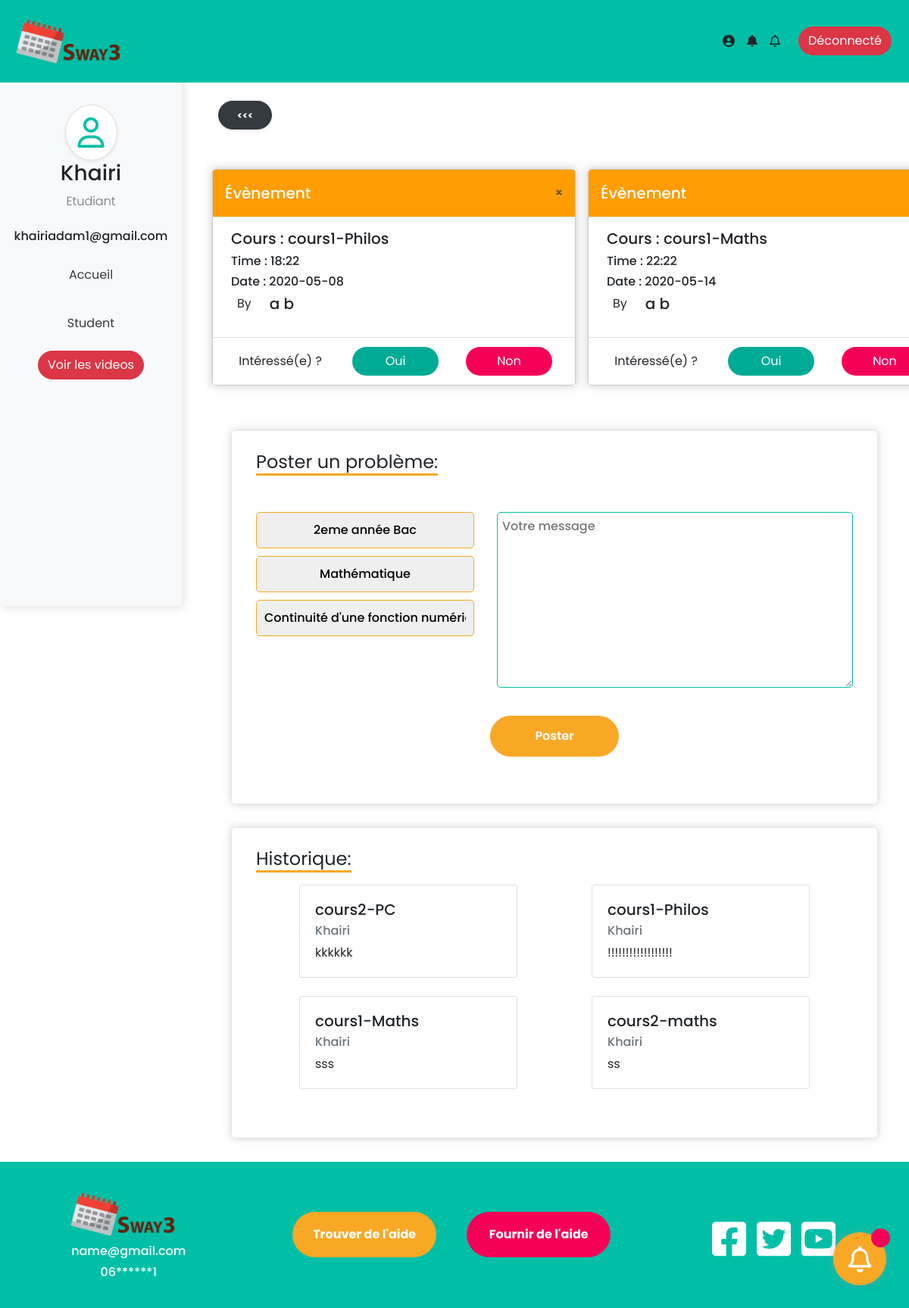
Page /Student.php (signed in) on the committed database.
### tables this page shows
CREATE TABLE `demande` (
  `iddemande` int(11) NOT NULL,
  `description` text DEFAULT NULL,
  `idetudiantc` int(11) DEFAULT NULL,
  `cours` int(11) NOT NULL,
  `reponce` int(11) NOT NULL
);

CREATE TABLE `cours` (
  `idcours` int(11) NOT NULL,
  `nomcours` varchar(255) DEFAULT NULL,
  `idmatiere` int(11) DEFAULT NULL
);

CREATE TABLE `theevanets` (
  `eventID` int(11) NOT NULL,
  `coursID` int(11) NOT NULL,
  `ProfID` int(11) NOT NULL,
  `message` varchar(255) DEFAULT NULL,
  `lien` varchar(255) DEFAULT NULL,
  `hours` varchar(255) DEFAULT NULL,
  `theDate` date DEFAULT NULL
);

CREATE TABLE `benevole` (
  `idbenevole` int(11) NOT NULL,
  `nombenevole` varchar(255) DEFAULT NULL,
  `prenombenevole` varchar(255) DEFAULT NULL,
  `mailbenevole` text DEFAULT NULL,
  `passwordbenevole` text DEFAULT NULL,
  `idmatiere` int(11) DEFAULT NULL
);

### Student.php (the view, shortened to what this page needs)
<?php
include "navbar.php";
include "notification.php";
?>
<div class="vertical-nav pt-lg-5  bg-light" id="sidebar">
    <div class="mb-4  menu-head text-center">
        <i class="far fa-user img-thumbnail shadow-sm rounded-circle p-3"
           style="font-size: 40px; color: #00BFA6"></i>
        <div class="media d-flex align-items-center ">
            <div class="media-body">
                <h3 class=""><?php
                    if (!empty($_SESSION['mail'])) {
                        echo($_SESSION['firstName'] . ' ' . $_SESSION['lastName']);
                    }
                    ?>
                </h3>
                <p class="font-weight-light text-muted mb-0">Etudiant</p>
            </div>
        </div>
        <div class="mt-4">
            <h6 class='text-center'>
                <?php
                if (!empty($_SESSION['mail'])) {
                    echo("  " . $_SESSION['mail']);
                }
                ?>
            </h6>
        </div>
    </div>
    <div class="w-50 ml-auto p-2 mr-auto mb-5">
    </div>
    <ul class="nav flex-column  mt-3 text-center">
        <li class="nav-item" id="prods">
            <a class="nav-link text-dark  mt-4 " href="index.php">
                Accueil
            </a>
        </li>
        <li class="nav-item" id="cats">
            <a class="nav-link text-dark mt-4  " href="#">
                Student
            </a>
        </li>
        <li class="nav-item mt-3">
            <a href="#">
                <button class='btn btn-danger rounded-pill'>Voir les videos</button>
            </a>
        </li>
    </ul>
</div>
<div class="page-content pl-4" id="content">
    <button class="btn btn-dark bg-dark rounded-pill shadow-sm px-4 m-4" id="sidebarCollapse" type="button">
        <small class="text-uppercase font-weight-bold" id="togl"> <<< </small>
    </button>
    <div class="row  w-100 flex-nowrap justify-content-around m-auto  ccc">
        <?php
        $idetudiant = $_SESSION['userid'];
        $sql = "SELECT d.idetudiantc, d.iddemande ,d.cours, e.eventID , b.nombenevole ,b.prenombenevole ,e.hours ,e.theDate, c.nomcours FROM demande d INNER JOIN theevanets e ON d.cours = e.coursID INNER JOIN
                    benevole b ON e.ProfID = b.idbenevole INNER JOIN cours c ON c.idcours = e.coursID WHERE d.idetudiantc = " . $idetudiant . " AND d.reponce = '' ;";
        if ($exec_requete = mysqli_query($conn, $sql)) {
            while ($reponse = mysqli_fetch_array($exec_requete)) {
                echo "
        <form name='reponce' action=\"answer.php\" method='post' class=\"width ml-3\">
            <div class=\"modal-dialog width shdow\" role=\"document\">
                <div class=\"modal-content\">
                    <div class=\"modal-header backOrange\">
                        <h5 class=\"modal-title text-center \">Évènement</h5>
                        <button type=\"button\" class=\"close\" data-dismiss=\"modal\" aria-label=\"Close\">
                            <span aria-hidden=\"true\">&times;</span>
                        </button>
                    </div>
                    <div class=\"modal-body pl-4\">
                    <input type='text' name='iddmd' id='iddmd' hidden value=" . $reponse['iddemande'] . ">
                        <h5>Cours : " . $reponse['nomcours'] . "</h5>
                        <h6>Time : " . $reponse['hours'] . "</h6>
                        <h6>Date : " . $reponse['theDate'] . "</h6>
                        <div class=\"row ml-2\">
                            <p>By</p>
                            <h5 class=\"ml-4\">" . $reponse['nombenevole'] . "  " . $reponse['prenombenevole'] . "</h5>
                        </div>
                    </div>
                    <div class=\"modal-footer text-center d-flex justify-content-around\">
                        <p>Intéressé(e) ?</p>
                        <button type=\"submit\" id='ansoui' class=\"btn m-0 w-25 rounded-pill backGreen\">Oui</button>
                        <button type=\"submit\" id='ansnon' class=\"btn m-0 w-25 rounded-pill backRed\"> Non</button>
                               <input type='text' name='getans' hidden value='' id='getans'>
                    </div>
                </div>
            </div>
        </form>
            ";
            }
        }
        ?>
    </div>
    <div class="">
        <div class="Post_problem">
            <form action="addQst.php" method="post">
                <h2 class="historique d-inline-block">Poster un problème:</h2>
                <div class="post_pro">
                    <div class="find_help">
                        <div>
                            <select name="nvscolaire" id="nvscolaire" onclick="School_levels()">
                                <option value="2">2eme année Bac</option>
                            </select>
                        </div>
                        <div>
                            <select name="matiere" id="matiere">
                                <option value="1">Mathématique</option>
                            </select>
                        </div>
                        <div>
                            <select class="hour2" name="cours" id="cours">
                                <optgroup label="Analyse">
                                    <option value="1">Continuité d'une fonction numérique</option>
                                </optgroup>
                            </select>
                        </div>
                    </div>
                    <div class="text_message form-group">
                    <textarea name="description" id="message" cols="30" rows="10"
                              placeholder="Votre message"></textarea>
                    </div>
                </div>
                <div>
                    <button class="btn_post" type="submit">Poster</button>
                </div>
            </form>
        </div>
        <div class="containers">
            <h2 class="historique d-inline-block bBottom">Historique:</h2>
            <div class="d-flex flex-wrap justify-content-around m-2">
                <?php
                $sql = "SELECT * FROM demande where
               idetudiantc = '" . $_SESSION['userid'] . "'";
                $result = mysqli_query($conn, $sql);
                if (!empty($result)) {
                    $demandes = [];
                    $fname = $_SESSION['firstName'];
                    $lname = $_SESSION['lastName'];
                    while ($row = mysqli_fetch_array($result)) {
                        array_push($demandes, $row[1]);
                        $requet = "SELECT * FROM cours where
                    idcours = '" . $row[3] . "'";
                        $results = mysqli_query($conn, $requet);
                        $row1 = mysqli_fetch_array($results);
                        echo "
                        <div class=\"card mb-4\" style=\"width: 18rem;\">
                           <div class=\"card-body\">
                            <h5 class=\"card-title\">$row1[1]</h5>
                            <h6 class=\"card-subtitle mb-2 text-muted\"> $lname  $fname</h6>
                            <p class=\"card-text\">$row[1]</p>
                          </div>
                        </div>
                         ";
                    }
                } else {
                    echo "<h5 class=\"activité\">aucune activité</h5>";
                }; ?>
            </div>
        </div>
    </div>
</div>
<?php
include 'footer.php';
?>

### navbar.php (shortened to what this page needs)
<!DOCTYPE html>
<html lang="en">
<head>
    <link rel="stylesheet" href="https://stackpath.bootstrapcdn.com/bootstrap/4.4.1/css/bootstrap.min.css"
>
    <link rel="stylesheet" href="src/css/main.css"/>
</head>
<body>
<nav class="sticky-top">
    <a class="navbar-brand" href="index.php">
        <img src="src/img/logo-02.png" width="150" class="d-inline-block align-top" alt="">
    </a>
    <div>
        <div class="p-2">
            <div class="p-2 ">
                <i class="fas fa-user-circle"></i>
            </div>
            <div class="p-2 ">
                <i class="fas fa-bell"></i>
            </div>
            <div class="p-2 ">
                <i class="far fa-bell"></i>
            </div>
        </div>
        <div class="p-2">
            <?php
            if (!empty($_SESSION['type'])) {
                $teacherMail = $_SESSION['mailb'];
                echo
                "
        <div>
               <a href=\"logout.php\">
                     <button class='btn btn-danger rounded-pill ml-4'>Déconnecté</button>
                </a>
        </div>
    ";
            } else if (!empty($_SESSION['mail'])) {
                echo
                "
        <div>
               <a href=\"logout.php\">
                  <button class='btn btn-danger rounded-pill'>Déconnecté</button>
                </a>
         </div>
   ";
            };
            ?>
        </div>
    </div>
</nav>

### notification.php (shortened to what this page needs)
<div class="notif">
    <div class="show_notification">
    </div>
    <div id="notification" onclick="" class="ntif_icon">
    </div>
</div>

### footer.php (shortened to what this page needs)
<footer>
    <div class="footer">
        <div class="footer__info">
            <a class="navbar-brand" href="index.php">
                <img src="src/img/logo-02.png" width="150" class="d-inline-block align-top" alt="">
            </a>
            <h3>name@gmail.com</h3>
            <h3>06******1</h3>
        </div>
        <div class="footer__serv">
            <a class="btn-find-help" href="#">Trouver de l'aide</a>
            <a class="btn-give-help" href="#">Fournir de l'aide</a>
        </div>
        <div class="footer__social">
            <a href="#">
            </a>
            <a href="#">
            </a>
            <a href="#">
            </a>
        </div>
    </div>
</footer>

### src/css/main.css (style rules this page uses)
input,select,textarea { outline:none;appearance:unset!important;-moz-appearance:unset!important;-webkit-appearance:unset!important;-o-appearance:unset!important;-ms-appearance:unset!important }
img { max-width:100%;height:auto }
.form-group { position:relative;margin-bottom:25px;overflow:hidden }
.form-group:last-child { margin-bottom:0 }
nav { display:flex;justify-content:space-between;align-items:center;padding:15px;background-color:#00bfa6 }
nav a { text-decoration:none;color:#fff }
nav div { display:flex;align-items:center }
* { margin:0;padding:0;font-size:16px;font-family:Poppins,sans-serif }
.backGreen { background-color:#00ab95;color:#fff }
.backOrange { background-color:#ff9d00;color:#fff }
.backRed { background-color:#f50057;color:#fff }
body { padding:0;margin:0 }
.containers { margin:2em auto;max-width:71vw;box-shadow:0 0 11px 0 rgba(149,152,154,.554);padding:2em;border-radius:.3em }
.chart .chart_title_h2,.historique,.Post_problem h2 { font-weight:400;font-size:x-large;border-bottom:3px solid #f9a826;margin-top:-20px }
footer { position:relative;padding:10px;z-index:1;background-color:#00bfa6 }
footer .footer { position:relative;display:flex;justify-content:space-around;flex-wrap:wrap;padding:20px;align-items:center }
footer .footer__info { text-align:center }
footer .footer__info h3 { color:#fff;font-size:1em }
footer .footer__serv { display:flex;justify-content:center;align-items:center;flex-wrap:wrap }
footer .footer__serv .btn-find-help,footer .footer__serv .btn-give-help { display:inline-block;width:190px;background-color:#f9a826;padding:18px;border-radius:40px;text-decoration:none;color:#fff;font-weight:700;text-align:center;margin:20px }
footer .footer__serv .btn-give-help { background-color:#f50057 }
footer .footer__social svg { width:45px;margin-right:10px;margin-top:10px }
.notif { width:20em }
.notif .show_notification { width:25px;height:25px;background-color:#f50057;text-align:center;border-radius:50%;color:#fff;z-index:22;position:fixed;right:25px;bottom:80px;font-size:medium;font-weight:700 }
.notif .ntif_icon { width:70px;height:70px;position:fixed;right:30px;bottom:30px;background-color:#f9a826;border-radius:50%;display:flex;justify-content:center;align-items:center;box-shadow:0 0 11px 0 rgba(149,152,154,.554);z-index:12 }
.notif .ntif_icon svg { height:35px }
.Post_problem { margin:2em auto;max-width:71vw;box-shadow:0 0 11px 0 rgba(149,152,154,.554);padding:2em;border-radius:.3em }
.Post_problem .post_pro { display:flex;justify-content:space-evenly;margin-top:40px }
.Post_problem .post_pro .text_message { margin-left:30px;width:70% }
.Post_problem .post_pro .text_message textarea { font-family:Poppins,sans-serif;width:100%;height:14.5em;border-radius:5px;border:1px solid #00bfa6;padding:6px;font-size:medium;font-weight:500;resize:vertical }
.Post_problem .find_help { display:flex;flex-direction:column }
.Post_problem .find_help select { width:18rem;height:3em;border-radius:5px;border:1px solid #f9a826;font-weight:500;font-size:medium;margin-bottom:10px;text-align:center;font-family:Poppins,sans-serif;padding:10px }
.btn_post { width:170px;padding:15px;background-color:#f9a826;color:#fff;border:none;border-radius:49px;margin:30px auto;display:flex;justify-content:center;font-size:medium;font-weight:600 }
.vertical-nav { min-width:15rem;width:15rem;position:fixed;top:0;left:0;box-shadow:3px 3px 10px rgba(0,0,0,.1);transition:all .4s;height:100vh }
.menu-head { position:relative;top:12% }
.page-content { width:calc(100% - 15rem);margin-left:15rem;transition:all .4s }
.shdow { box-shadow:0 0 11px 0 rgba(149,152,154,.554) }
.width { width:30em }
.ccc { overflow-x:scroll }

### rows in the picture
demande: cours.nomcours "cours1-Philos", theevanets.hours "18:22", theevanets.theDate "2020-05-08", benevole.nombenevole "a", benevole.prenombenevole "b", description "!!!!!!!!!!!!!!!!!!"
demande: cours.nomcours "cours1-Maths", theevanets.hours "22:22", theevanets.theDate "2020-05-14", benevole.nombenevole "a", benevole.prenombenevole "b", description "sss"
demande: cours.nomcours "cours2-PC", description "kkkkkk"
demande: cours.nomcours "cours2-maths", description "ss"

### other values in the picture
$_SESSION['firstName'] "Khairi"
$_SESSION['mail'] "khairiadam1@gmail.com"
